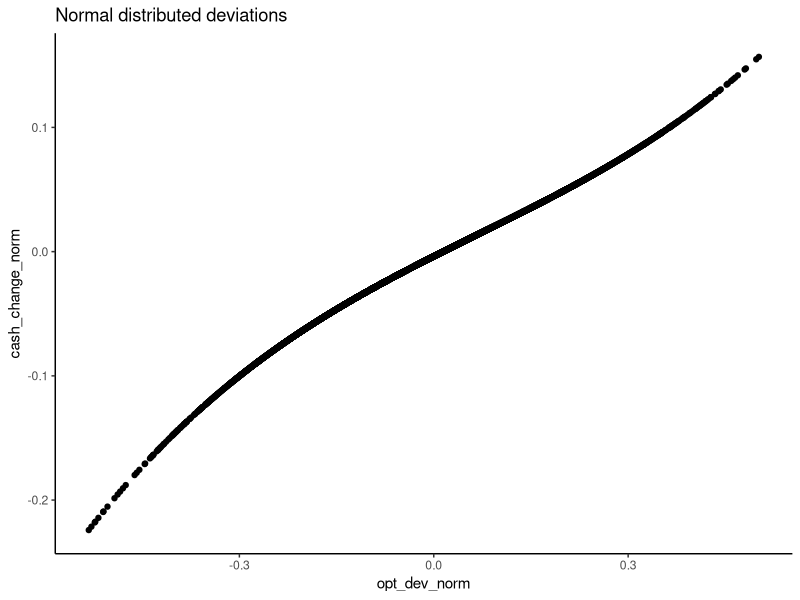
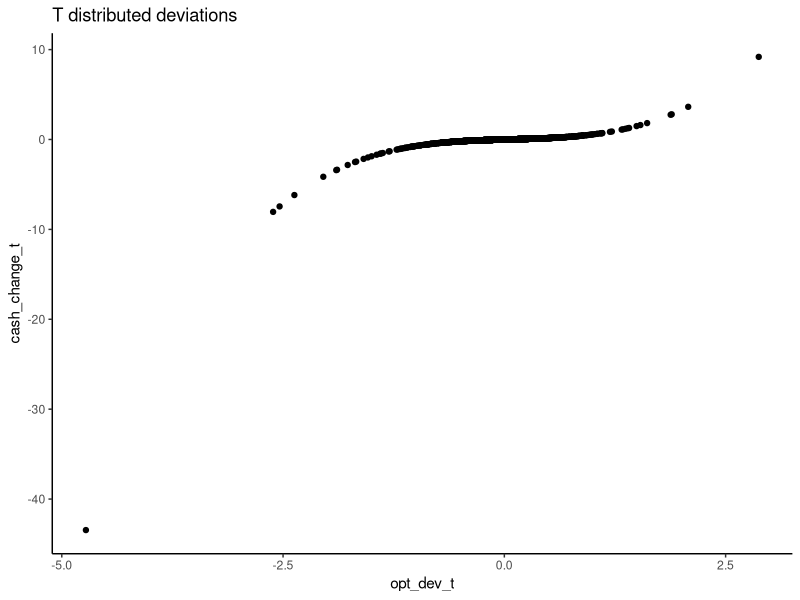

Write the R code that produced these figures, in order.
## ---- chunk 1
require(ggplot2)
mopt = -0.0026
sdopt = 0.1488
opt_dev_norm = rnorm(1e4, mopt, sdopt)
opt_dev_t = rt(1e4, 3) * sdopt + mopt
round(quantile(opt_dev_norm, probs = c(0.75, 0.5, 0.25)), 2)
round(quantile(opt_dev_t, probs = c(0.75, 0.5, 0.25)), 2)
cash_change_norm = -0.0038 + 0.2633 * opt_dev_norm - 0.0790 * opt_dev_norm ^ 2 + 
  0.3827 * opt_dev_norm ^ 3
qplot(x = opt_dev_norm, y = cash_change_norm) +
  ggtitle("Normal distributed deviations") +
  theme_classic()
cash_change_t = -0.0038 + 0.2633 * opt_dev_t - 0.0790 * opt_dev_t ^ 2 + 
  0.3827 * opt_dev_t ^ 3
qplot(x = opt_dev_t, y = cash_change_t) +
  ggtitle("T distributed deviations") +
  theme_classic()
